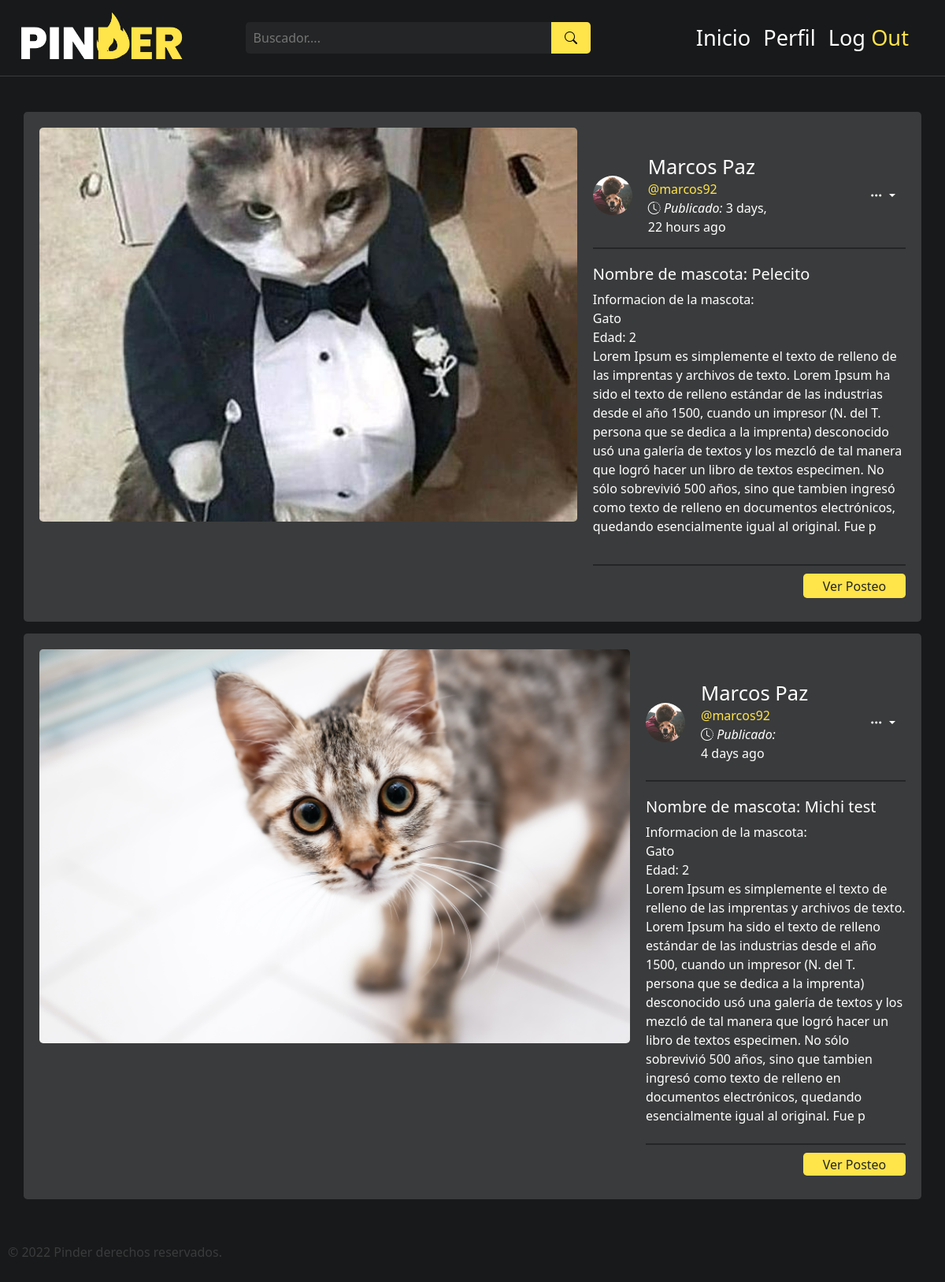
/gatos (signed in), run on the app's committed database.
### pinderApp/models.py (models this page shows, shortened)
class Post(models.Model):
    author = models.ForeignKey(User, on_delete=models.CASCADE, related_name='posteos')
    likes = models.ManyToManyField(User,blank=True, related_name='likes')
    dislikes = models.ManyToManyField(User,blank=True, related_name='dislikes')
    timestamp = models.DateTimeField(default=timezone.now)
    nombre = models.CharField(max_length=30, blank=True,null=True)
    especie = models.CharField(
        max_length=20,
        choices=ESPECIE_OPCIONES,
        default="Elegir Opcion"
          )
    sexo = models.CharField(
        max_length=20,
        choices=SEXO_OPCIONES,
        default="Elegir Opcion"
    )
    edad = models.PositiveIntegerField(blank=True,null=True)
    tamanio = models.CharField(
        max_length=20,
        choices=TAMANIO_OPCIONES,
        default="Elegir Opcion"
    )
    vacunas_aplicadas = models.PositiveIntegerField(blank=True,null=True)
    castracion = models.CharField(
        max_length=20,
        choices=CASTRACION_OPCIONES,
        default="Elegir Opcion"
    )
    desparasitado = models.CharField(
        max_length=20,
        choices=DESPARASITADO_OPCIONES,
        default="Elegir Opcion"
    )
    discapacidad = models.CharField(max_length=150, blank=True)
    content = models.TextField(max_length=500)
    image = models.ImageField(upload_to='posteos', null=True)
    class Meta:
        ordering = ['-timestamp']

class Profile(models.Model):
    user = models.OneToOneField(User, on_delete=models.CASCADE)
    image = models.ImageField(upload_to='profile_pics',
                              default='../media/user.png')
    dni = models.PositiveIntegerField(null=True)
    sexo = models.CharField(
        max_length=30,
        choices=SEXO_USUARIO
    )
    edad = models.PositiveIntegerField(null=True)
    telefono = models.PositiveIntegerField(null=True)
    localidad = models.CharField(max_length=50)
    provincia = models.CharField(max_length=30)
    ocupacion = models.CharField(max_length=50)
    carga_horaria = models.PositiveIntegerField(null=True)
    dias_homeoffice = models.PositiveIntegerField(null=True)
    cantidad_hijos = models.PositiveIntegerField(null=True)
    cantidad_mascotas = models.PositiveIntegerField(null=True)
    especie_mascota = models.CharField(max_length=50)
    espacio_abierto = models.CharField(
        max_length=40,
        choices=ESPACIO_USUARIO
    )
    ig = models.URLField(null=True)
    fb = models.URLField(null=True)
    tw = models.URLField(null=True)

### pinderApp/views.py (the view)
# urls.py: path('gatos', views.gatos, name="gatos"),
@login_required
def gatos(request):
    cat = Post.objects.filter(especie='2')
    context = {'cat':cat}
    return render(request, 'pinderApp/gatos.html',context)

### pinderApp/templates/pinderApp/gatos.html (shortened to what this page needs)
{% extends 'pinderApp/feed.html' %}
{% load humanize %}
{% block content %}
{% for d in cat %}
<article class="posteo">
    {% if d.image %}
    <img src="{{ d.image.url}}"  class="posteo__img">
    {% endif%}
    <div class="posteo__info">
         <div class="posteo__info--head">
            <div class="posteo__info--head-r">
            {% if d.author.profile.image.url %}
            <img src="{{ d.author.profile.image.url}}" alt="{{d.author.username}}">
            {% else %}
            <img src="../../static/pinderApp/assets/user.png" alt="{{d.author.username}}">
            {% endif %}
            <div class="posteo__info--head-content">
                <h2>{{d.author.first_name}} {{d.author.last_name}}</h2>
               <a href="{% url 'profile' d.author.username %}">@{{d.author.username}}</a>
               <time data-time="#"> <i class="bi bi-clock-history"> Publicado:  </i> {{d.timestamp|naturaltime}}</time>
            </div>
            </div>
            <div class="btn-group">
                <button class="btn btn-feed dropdown-toggle" type="button" id="dropdownMenuButton" data-bs-toggle="dropdown" aria-expanded="false">
                  <i class="bi bi-three-dots"></i>
                </button>
              </div>
         </div>
        <div class="posteo__info__content">
            <h5>Nombre de mascota: {{d.nombre}}</h5>
            <ul>
                <li>Informacion de la mascota:</li>
                <li>{{d.get_especie_display}}</li>
                <li>Edad: {{d.edad}}</li>
            </ul>
            <p>{{d.content}}</p>
        </div>
        <div class="posteo__feed-btn">
            <a href="">Ver Posteo</a>
        </div>
    </div>
</article>
{% endfor %}
{% endblock %}

### pinderApp/static/pinderApp/css/style.css (style rules this page uses)
* { margin: 0; padding: 0; border: 0; outline: 0; box-sizing: border-box; list-style: none; text-decoration: none; }
ul { padding: 0; margin: 0; }
:root { --main-color: #ffe44a; --main-color-variant: #e2c313; --bg-color: #18191A; --bg-color-variant: #242526; --bg-color-variant-second: #3A3B3C; --color-white: #fff; --color-light: #eee; --transition: all 400ms ease; --gradient: linear-gradient(rgba(0, 0, 0, 0.491), rgba(0, 0, 0, 0.365)); --poppins: 'Poppins', sans-serif; }
.bg-app { background-color: var(--bg-color); }
.posteo { display: flex; background-color: var(--bg-color-variant-second); color: var(--color-white); border-radius: .3rem; margin: 15px 0; width: 100%; padding: 20px; }
.posteo__info { padding: 20px 0px 0px 20px; display: flex; flex-direction: column; justify-content: space-between; width: 60%; }
.posteo img { width: 100%; height: 500px; object-fit: cover; border-radius: .3rem; }
.posteo__info--head { display: flex; justify-content: space-between; align-items: center; width: 100%; height: 30%; border-bottom: 2px solid var(--bg-color-variant); }
.posteo__info--head-r { display: flex; align-items: center; width: 70%; }
.posteo__info--head-content { padding: 10px 20px; display: flex; flex-direction: column; justify-content: space-between; }
.posteo__info--head-content h2 { font-size: 1.6rem; font-weight: 500; margin: 0; }
.posteo__info--head-content a { text-decoration: none; color: var(--main-color); font-size: 1rem; font-weight: 500; }
.posteo__info--head img { width: 50px; height: 50px; object-fit: cover; border-radius: 50%; }
.posteo__info__content { height: 70%; align-self: flex-start; padding: 20px 0px; border-bottom: 2px solid var(--bg-color-variant); width: 100%; }
.btn-feed { background-color: var(--bg-color-variant-second); color: var(--color-white); outline: none; }
.posteo__feed-btn { background-color: var(--main-color); width: 130px; height: 40px; align-self: flex-end; border-radius: .3rem; display: flex; justify-content: center; align-items: center; margin: 10px 0; }
.posteo__feed-btn a { text-decoration: none; color: var(--bg-color-variant); font-weight: 500; }

### data on the page
Post: image (picture), author.profile.image (picture), author.first_name "Marcos", author.last_name "Paz", author.username "marcos92", timestamp "3 days, 22 hours ago", nombre "Pelecito", especie "Gato", edad "2", content "Lorem Ipsum es simplemente el texto de relleno de las imprentas y archivos de texto. Lorem Ipsum ha sido el texto de relleno estándar de las industrias desde el año 1500, cuando un impresor (N. del T. persona que se dedica a la imprenta) desconocido usó una galería de textos y los mezcló de tal manera que logró hacer un libro de textos especimen. No sólo sobrevivió 500 años, sino que tambien ingresó como texto de relleno en documentos electrónicos, quedando esencialmente igual al original. Fue p"
Post: image (picture), author.profile.image (picture), author.first_name "Marcos", author.last_name "Paz", author.username "marcos92", timestamp "4 days ago", nombre "Michi test", especie "Gato", edad "2", content "Lorem Ipsum es simplemente el texto de relleno de las imprentas y archivos de texto. Lorem Ipsum ha sido el texto de relleno estándar de las industrias desde el año 1500, cuando un impresor (N. del T. persona que se dedica a la imprenta) desconocido usó una galería de textos y los mezcló de tal manera que logró hacer un libro de textos especimen. No sólo sobrevivió 500 años, sino que tambien ingresó como texto de relleno en documentos electrónicos, quedando esencialmente igual al original. Fue p"
